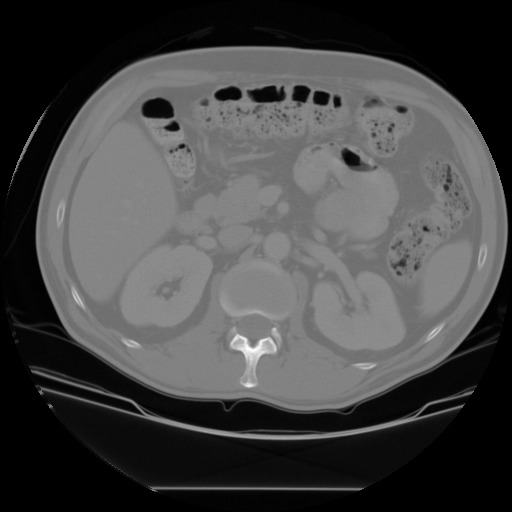
#> input picture assignment-3/images/kidney.jpg, 512 x 512 px
$ jupyter execute Ass3_q2.ipynb
#> lines starting #> are read from the running program, lines starting #| are printed output that depends on the picture; after the words box and inside, x2 and y2 are one past the last pixel; in counts of white or black regions, pixels touching at a corner belong together
[cell 1]
import matplotlib.pyplot as plt
import numpy as np
import cv2 as cv
import colorsys
import random

[cell 2]
def erosion(image,diameter):
    img=np.pad(image,((diameter//2,diameter//2),(diameter//2,diameter//2)),'constant')
    out=np.zeros(image.shape)
    for i in range(image.shape[0]):
        for j in range(image.shape[1]):
            out[i,j]=np.min(img[i:i+diameter,j:j+diameter])
    return out

[cell 3]
def dialation(image,diameter):
    img=np.pad(image,((diameter//2,diameter//2),(diameter//2,diameter//2)),'constant')
    out=np.zeros(image.shape)
    for i in range(image.shape[0]):
        for j in range(image.shape[1]):
            out[i,j]=np.max(img[i:i+diameter,j:j+diameter])
    return out

[cell 4]
image=cv.cvtColor(cv.imread('../images/kidney.jpg'),cv.COLOR_BGR2GRAY)
#> image: shape (512, 512); min 0, max 255, mean 69.8
(T,binary_image)=cv.threshold(image,128,255,cv.THRESH_BINARY)
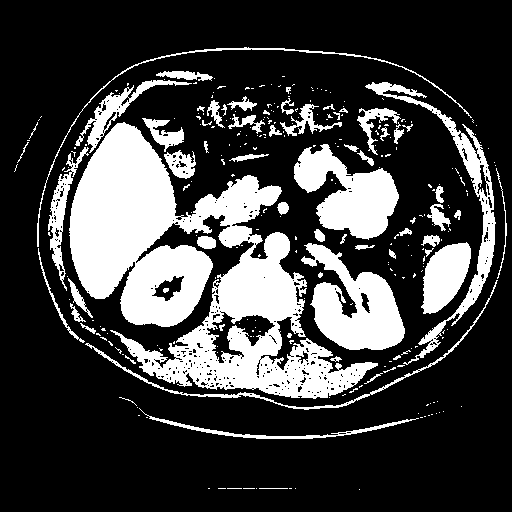
#> binary_image: shape (512, 512); 25.1% white; 282 white regions (218 under 20 px), largest, box (x1, y1, x2, y2) and area: (69, 122, 378, 399) 35633, (301, 243, 405, 350) 5854, (294, 144, 399, 240) 5410
binary_image=binary_image//255
opened_image=dialation(erosion(binary_image,11),11)
#> in erosion, `img=np.pad(image,((diameter//2,diameter//2),(diameter//2,diameter//2))..`:
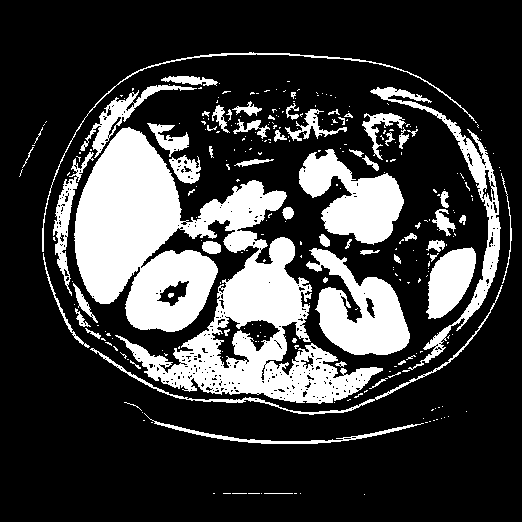
#> img: shape (522, 522); values 0 (black) and 1 (white), 24.1% white; 282 white regions (218 under 20 px), largest, box (x1, y1, x2, y2) and area: (74, 127, 383, 404) 35633, (306, 248, 410, 355) 5854, (299, 149, 404, 245) 5410
#> after the loop in erosion, `for i in range(image.shape[0]):`:
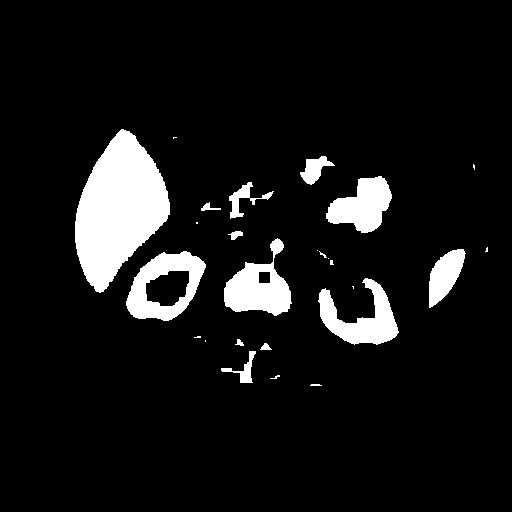
#> out: shape (512, 512) float64; values 0 (black) and 1 (white), 8.6% white; 26 white regions (12 under 20 px), largest, box (x1, y1, x2, y2) and area: (75, 129, 170, 293) 9547, (126, 251, 206, 321) 2765, (224, 238, 292, 316) 2707
#> in dialation, `img=np.pad(image,((diameter//2,diameter//2),(diameter//2,diameter//2))..`:
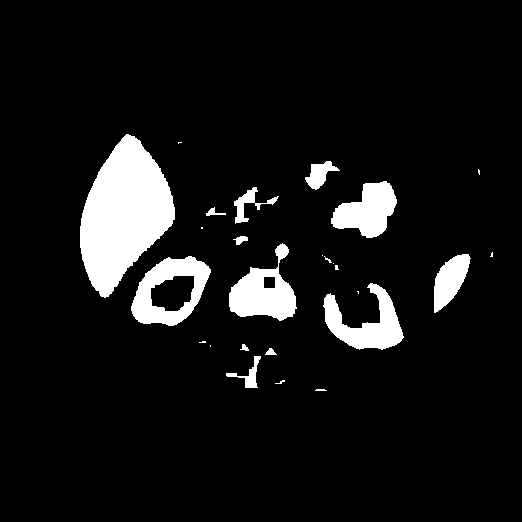
#> img: shape (522, 522) float64; values 0 (black) and 1 (white), 8.3% white; 26 white regions (12 under 20 px), largest, box (x1, y1, x2, y2) and area: (80, 134, 175, 298) 9547, (131, 256, 211, 326) 2765, (229, 243, 297, 321) 2707
#> after the loop in dialation, `for i in range(image.shape[0]):`:
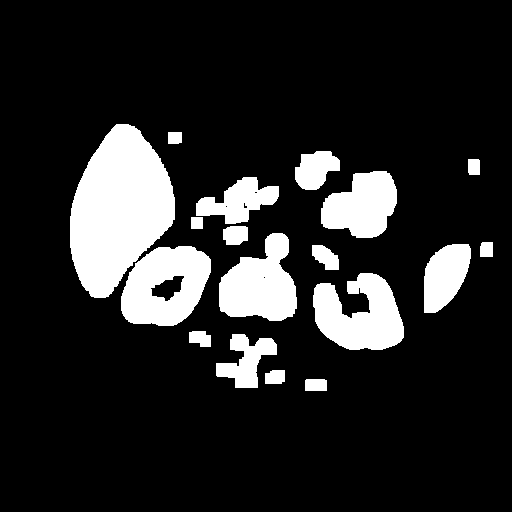
#> out: shape (512, 512) float64; values 0 (black) and 1 (white), 15.2% white; 18 white regions, largest, box (x1, y1, x2, y2) and area: (70, 124, 175, 298) 12237, (121, 246, 211, 326) 5075, (313, 273, 404, 350) 4740
f, axarr = plt.subplots(1,2,figsize=(15,10))
axarr[0].imshow(binary_image,cmap="gray")
axarr[1].imshow(opened_image,cmap="gray")
axarr[0].set_title("Original Binary Image")
axarr[1].set_title("Image after performing Opening")

### Approach : -
1. First the given image is thresholded and converted to binary Image
2. Then the Opening is perfomed on resulted binary image (Erosion followed by Dilation)
3. Then Two Pass Algorithm is performed to get the segments seperated
4. Clustermap.size gives number of clusters present and we assign that many colors to each segment
5. By assigning colors to segments we get final color image

[cell 5]
def random_colors(N, bright=True):
    brightness = 1.0 if bright else 0.4
    hsv = [(i/(N+1), i/2*N, brightness) for i in range(N)]
    colors = list(map(lambda c: colorsys.hsv_to_rgb(*c), hsv))
    return np.array(colors)

[cell 6]
def TPA(image):
    cluster=np.zeros(image.shape,dtype=np.int64)
    count=0
    #First Pass of the Two Pass Algorithm
    for i in range(image.shape[0]):
        for j in range(image.shape[1]):
            if i==0:
                if j==0 and image[i,j]==1:
                    cluster[i,j]=count
                else:
                    if image[i,j]==1 and image[i,j-1]==1:
                        cluster[i,j]=cluster[i,j-1]
                    elif image[i,j]==1:
                        count=count+1
                        cluster[i,j]=count
            else:
                if j==0 and image[i,j]==1 and image[i-1,j]==1:
                    cluster[i,j]=cluster[i-1,j]
                elif j==0 and image[i,j]==1:
                    count=count+1
                    cluster[i,j]=count
                elif image[i,j]==1 and image[i-1,j]==1 and image[i,j-1]==1:
                    cluster[i,j]=min(cluster[i-1,j],cluster[i,j-1])

                elif image[i,j]==1 and image[i-1,j]==1 and image[i,j-1]==0:
                    cluster[i,j]=cluster[i-1,j]
                elif image[i,j]==1 and image[i-1,j]==0 and image[i,j-1]==1:
                    cluster[i,j]=cluster[i,j-1]
                elif image[i,j]==1 and image[i-1,j]==0 and image[i,j-1]==0:
                    count=count+1
                    cluster[i,j]=count

    mapping=np.arange(count+1)

    #Second Passs of the Two Pass ALgorithm
    for i in range(1,image.shape[0]):
        for j in range(image.shape[1]):
            if image[i,j]==1:
                if j==0:
                    if cluster[i-1,j]!=cluster[i,j] and image[i-1,j]==1 and image[i,j]==1:
                        mapping[max(cluster[i,j],cluster[i-1,j])]=min(cluster[i,j],cluster[i-1,j])
                else:
                    if cluster[i-1,j]!=cluster[i,j] and image[i-1,j]==1 and image[i,j]==1:
                        mapping[max(cluster[i,j],cluster[i-1,j])]=min(cluster[i,j],cluster[i-1,j])
                    if cluster[i,j]!=cluster[i,j-1] and image[i,j-1]==1 and image[i,j]==1:
                        mapping[max(cluster[i,j],cluster[i,j-1])]=min(cluster[i,j],cluster[i,j-1])


#     Finding Root of the Union - Find
    for i in range(count+1):
        if i!=mapping[i]:
            temp=i
            val=mapping[i]
            while temp!=val:
                temp=val
                val=mapping[temp]
            mapping[i]=val

    result=cluster.copy()

    for i in range(image.shape[0]):
        for j in range(image.shape[1]):
            result[i,j]=mapping[cluster[i,j]]
    return [result,mapping]

[cell 7]
[twopass_image,clustermap]=TPA(opened_image)
#> after the loop in TPA, `for i in range(image.shape[0]):`:
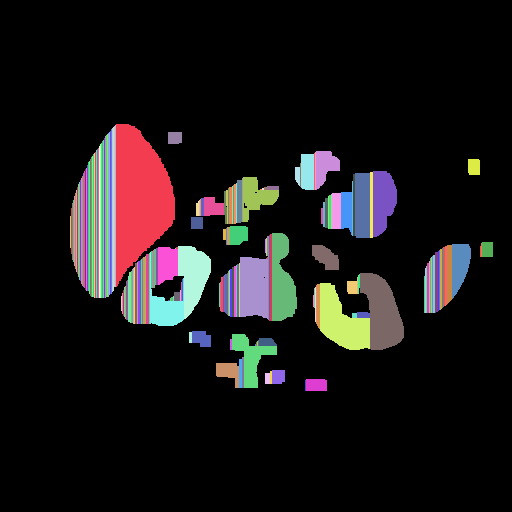
#> cluster: shape (512, 512) int64; 212 distinct labels, from 0 to 211; one colour per label, 0 black
#> after the loop in TPA, `for i in range(image.shape[0]):`:
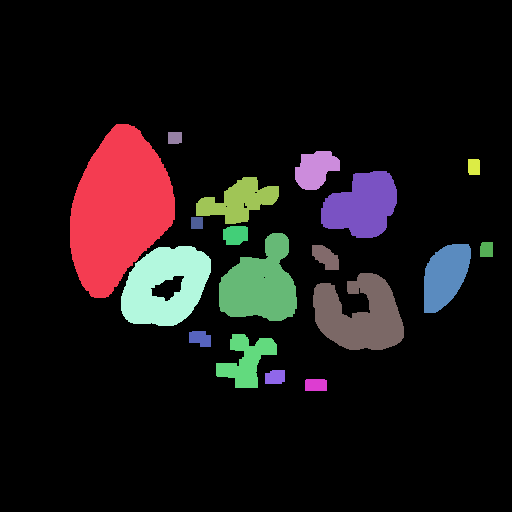
#> result: shape (512, 512) int64; 19 distinct labels, from 0 to 210; one colour per label, 0 black
#> clustermap = 212 values, max 210 at index 210, min 0 at index 0, mean 78.19

[cell 8]
#Conversion to color image
colors = random_colors(clustermap.size)
segmented_image = np.zeros((twopass_image.shape[0],twopass_image.shape[1],3),dtype=np.uint8)

for i in range(twopass_image.shape[0]):
    for j in range(twopass_image.shape[1]):
        if twopass_image[i,j]==0:
            segmented_image[i,j,:] = 0
        else:
            segmented_image[i,j,:] = colors[twopass_image[i,j]]
            segmented_image[i,j,:] *= 255
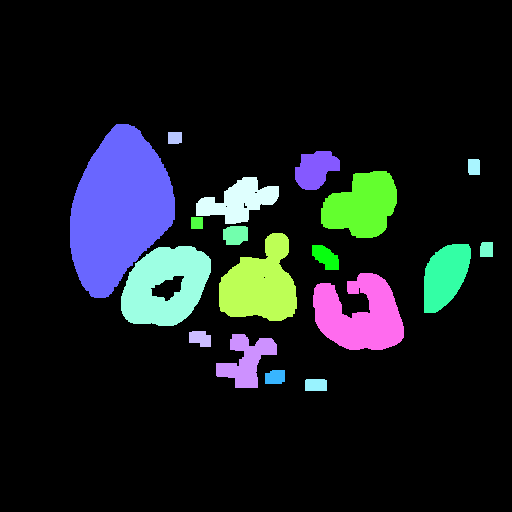
#> segmented_image: shape (512, 512, 3); mean of channels 0, 1, 2 30.6, 27.3, 22.4; drawn as B, G, R

$ run again, with assignment-3/images/coins.jpg copied over assignment-3/images/kidney.jpg
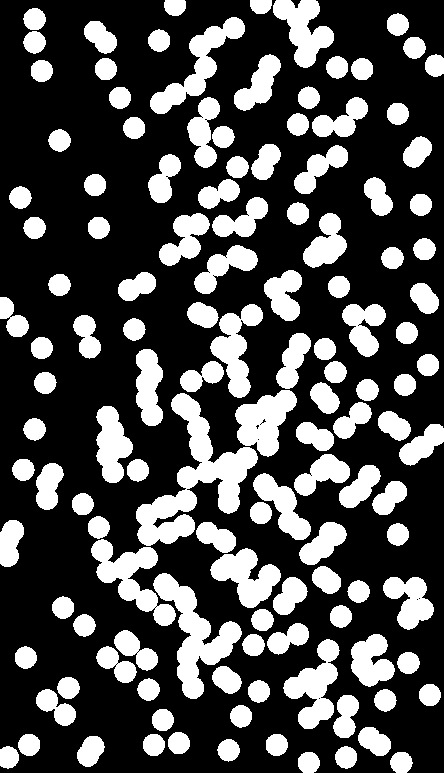
#> input picture assignment-3/images/coins.jpg, 444 x 773 px
#> after the loop in TPA, `for i in range(image.shape[0]):`:
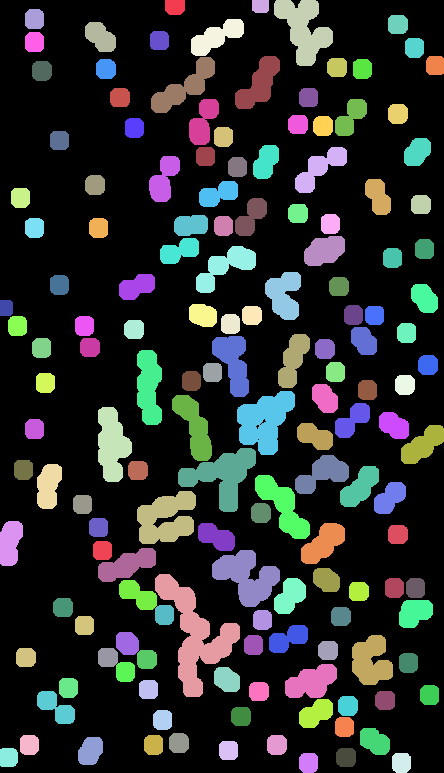
#> result: shape (773, 444) int64; 155 distinct labels, from 0 to 1064; one colour per label, 0 black
#> clustermap = 1071 values, max 1064 at index 1064, min 0 at index 0, mean 518.6
#> after the loop `for i in range(twopass_image.shape[0]):`:
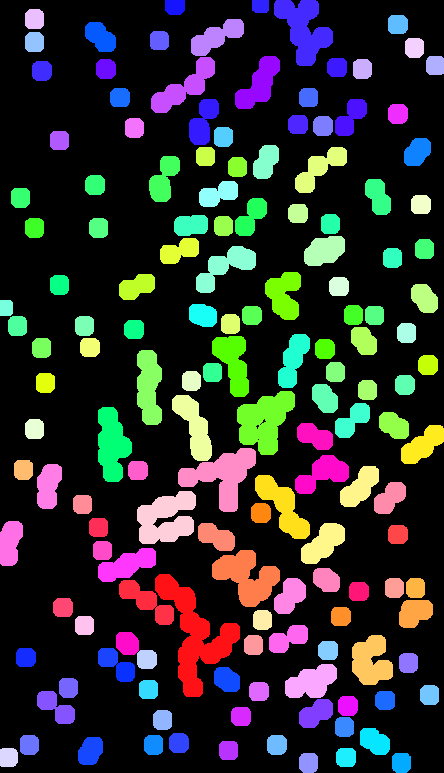
#> segmented_image: shape (773, 444, 3); mean of channels 0, 1, 2 45.4, 46, 45.4; drawn as B, G, R
